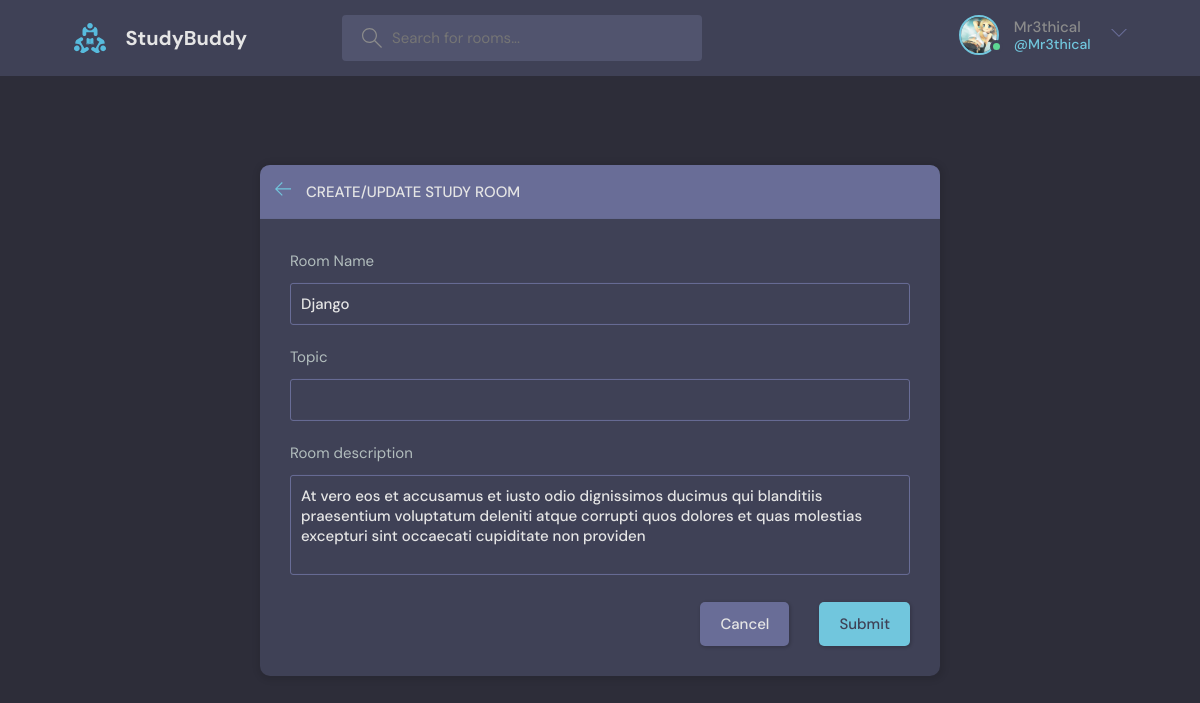
Screenshot of /update-room/2 (signed in) with the database file from the repository.
### base/models.py (models this page shows, shortened)
class CustomUser(AbstractBaseUser, PermissionsMixin):
    email = models.EmailField(unique=True)
    username = models.CharField(max_length=100, unique=True)
    bio = models.TextField(null=True)
    avatar = models.ImageField(null=True, default='avatar.svg')
    is_staff = models.BooleanField(default=False)
    is_active = models.BooleanField(default=True)
    objects = CustomUserManager()
    USERNAME_FIELD = 'email'
    REQUIRED_FIELDS = ['username']

class Room(models.Model):
    name = models.CharField(max_length=100)
    host = models.ForeignKey(get_user_model(), on_delete=models.SET_NULL, null=True)
    topics = models.ForeignKey(Topic, on_delete=models.CASCADE)
    description = models.TextField(null=True, blank=True)
    participants = models.ManyToManyField(get_user_model(), related_name='participants', blank=True)
    updated = models.DateTimeField(auto_now=True)
    created = models.DateTimeField(auto_now_add=True)
    class Meta:
        ordering = ['-updated', '-created']

### base/views.py (the view, shortened to what this page needs)
# urls.py: path('update-room/<str:pk>', views.update_room, name='update-room'),
@login_required(login_url='login')
def update_room(request, pk):
    room = Room.objects.get(id=pk)
    form = RoomForm(instance=room)
    topics = Topic.objects.all()
    if request.user != room.host:
        return HttpResponse('You are not allowed here!')
    context = {'form': form, 'room': room, 'topics': topics}
    return render(request, 'base/room_form.html', context)

### base/forms.py
class RoomForm(ModelForm):
    class Meta:
        model = Room
        fields = '__all__'
        exclude = ['host', 'participants']

### base/templates/base/room_form.html (shortened to what this page needs)
{% extends 'main.html' %}
{% block content %}
  <main class="create-room layout">
    <div class="container">
      <div class="layout__box">
        <div class="layout__boxHeader">
          <div class="layout__boxTitle">
            <a href="{% url 'home' %}">
              <svg version="1.1" xmlns="http://www.w3.org/2000/svg" width="32" height="32" viewBox="0 0 32 32">
                <title>arrow-left</title>
                <path
                  d="M13.723 2.286l-13.723 13.714 13.719 13.714 1.616-1.611-10.96-10.96h27.625v-2.286h-27.625l10.965-10.965-1.616-1.607z">
                </path>
              </svg>
            </a>
            <h3>Create/Update Study Room</h3>
          </div>
        </div>
        <div class="layout__body">
          <form class="form" action="" method="POST">
            <div class="form__group">
              <label>Room Name</label>
              {{form.name}}
            </div>
            <div class="form__group">
              <label for="room_topic">Topic</label>
              <input required type="text" name="topic" id="room_topic" list="topic-list" />
            </div>
            <div class="form__group">
              <label>Room description</label>
              {{form.description}}
            </div>
            <div class="form__action">
              <a class="btn btn--dark" href="{{request.META.HTTP_REFERER}}">Cancel</a>
              <button class="btn btn--main" type="submit">Submit</button>
            </div>
          </form>
        </div>
      </div>
    </div>
  </main>
{% endblock content %}

### templates/navbar.html (shortened to what this page needs)
{% load static %}
<header class="header header--loggedIn">
  <div class="container">
    <a href="{% url 'home' %}" class="header__logo">
      <img src="{% static 'images/logo.svg' %}" />
      <h1>StudyBuddy</h1>
    </a>
    <form class="header__search">
      <label>
        <input name="q" placeholder="Search for rooms..." />
      </label>
    </form>
    <nav class="header__menu">
      {% if request.user.is_authenticated %}
      <div class="header__user">
        <a href="{% url 'user-profile' request.user.id %}">
          <div class="avatar avatar--medium active">
            <img src="{{request.user.avatar.url}}" />
          </div>
          <p>{{request.user.username}} <span>@{{request.user.username}}</span></p>
        </a>
        <button class="dropdown-button">
          <svg version="1.1" xmlns="http://www.w3.org/2000/svg" width="32" height="32" viewBox="0 0 32 32">
            <title>chevron-down</title>
            <path d="M16 21l-13-13h-3l16 16 16-16h-3l-13 13z"></path>
          </svg>
        </button>
      </div>
      {% else %}
      <a href="{% url 'login' %}">
        <img src="{% static 'images/avatar.svg' %}">
        <p>Login</p>
      </a>
      {% endif %}
    </nav>
  </div>
</header>

### rows the page displays
CustomUser: user.avatar (picture), user.username "Mr3thical"
Room: name "Django", description "At vero eos et accusamus et iusto odio dignissimos ducimus qui blanditiis praesentium voluptatum deleniti atque corrupti quos dolores et quas molestias excepturi sint occaecati cupiditate non providen"
